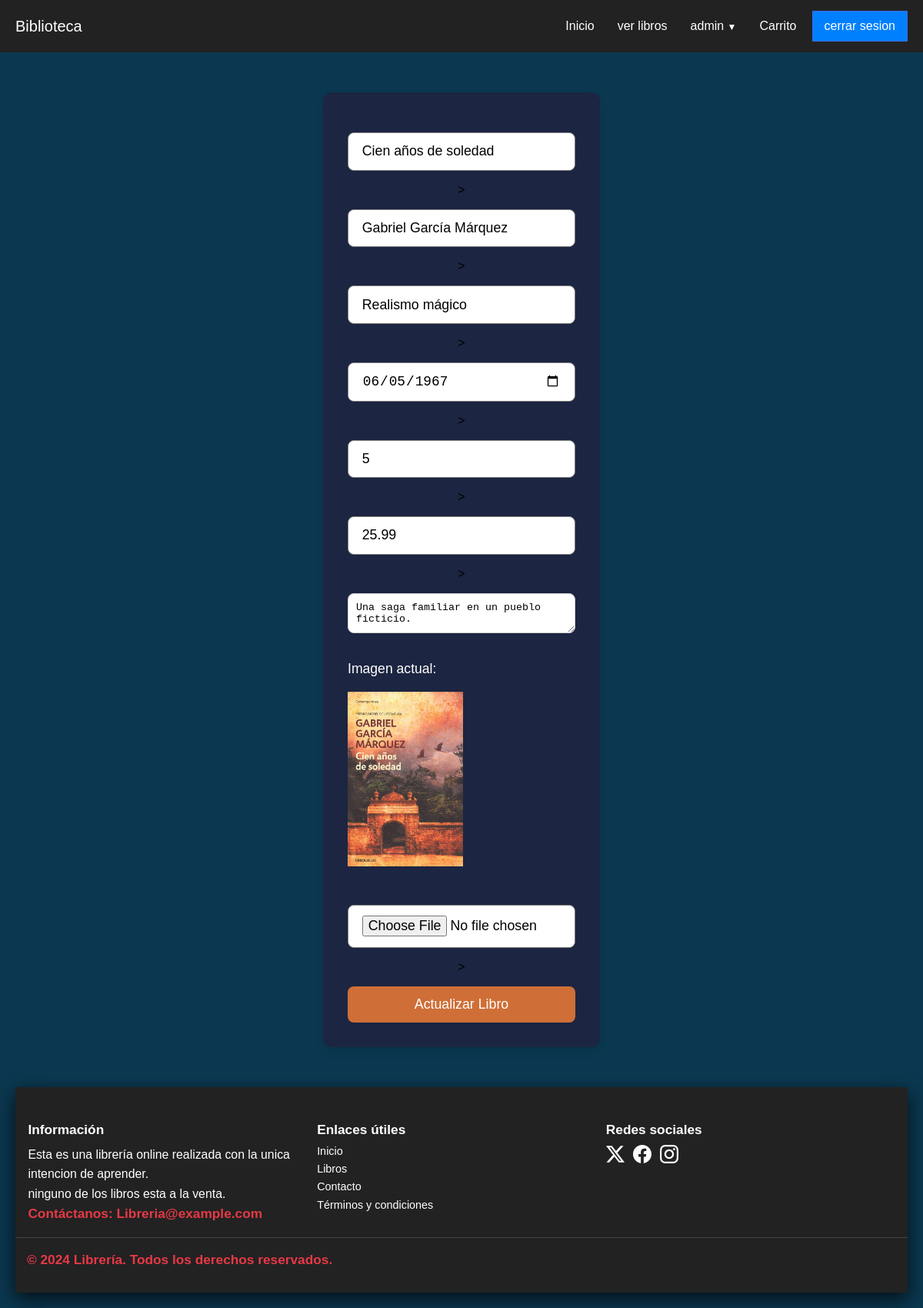
Page /editarlibro/2 (signed in) on the earlier database version.
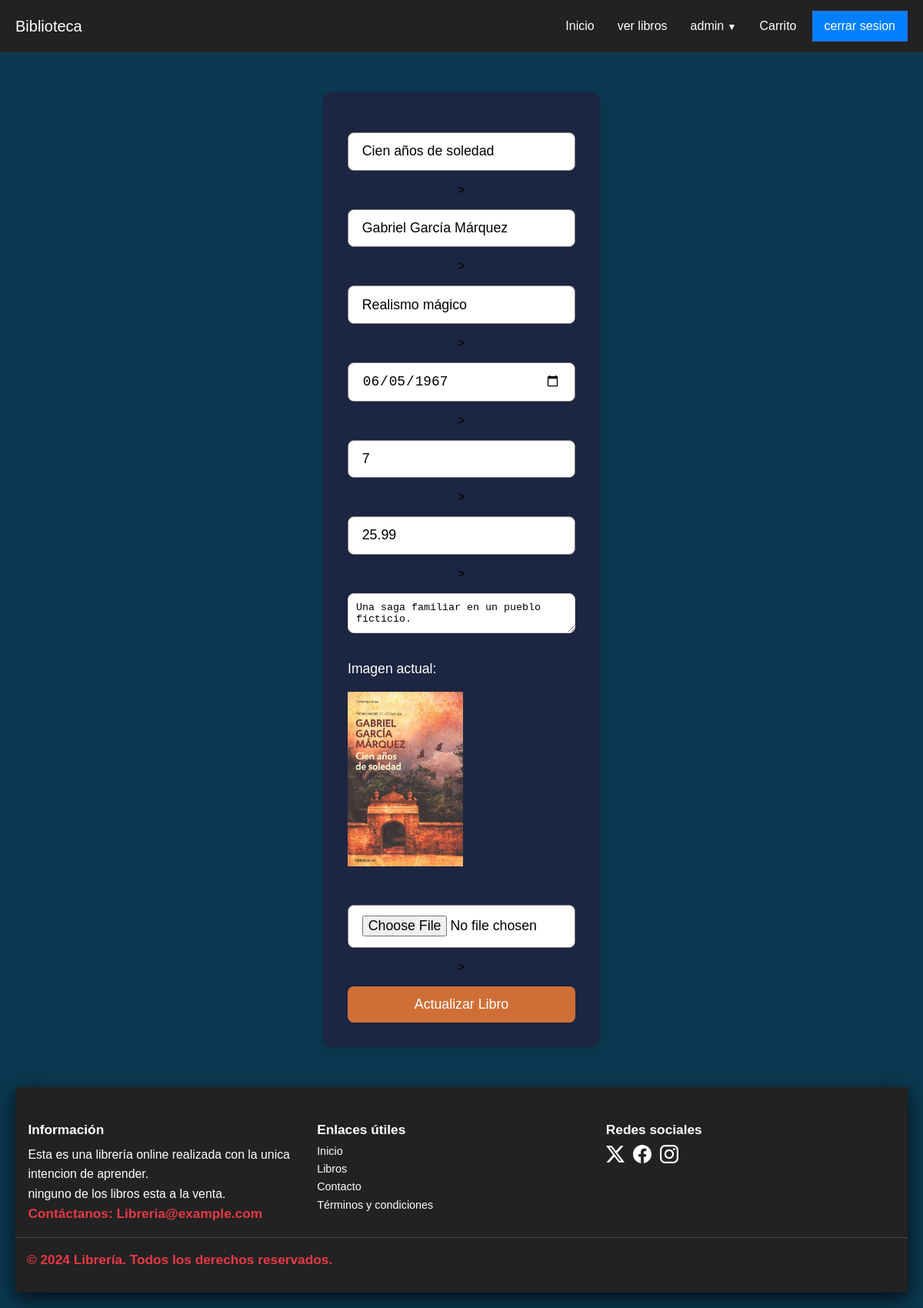
Same page on the later database version.
### models/controladordatabase.py (models this page shows, shortened)
class Libros(db.Model):
    __tablename__ = 'Libros'
    id = db.Column(db.Integer, primary_key=True)
    titulo = db.Column(db.String(100), nullable=False)
    autor = db.Column(db.String(100), nullable=False)
    genero = db.Column(db.String(100), nullable=False)
    descripcion = db.Column(db.Text, nullable=True)
    fecha_emision = db.Column(db.Text, nullable=False, default=date.today)
    stock = db.Column(db.Integer, nullable=False)
    precio = db.Column(db.Float, nullable=False)
    img = db.Column(db.String(200), nullable=True, default="sinimagen.jpg")
    prestamos = db.relationship('Prestamo', backref='libro', lazy=True)

### routes/libros.py (the view, shortened to what this page needs)
@libros.route('/editarlibro/<int:id>', methods=['POST', 'GET'])
@admin_required
def editarlibro(id):
    libro = Libros.query.get(id)
    return render_template('libros/editarlibro.html', libro=libro)

### routes/login.py (called while the page is built)
def admin_required(f):
    @wraps(f)
    def decorated_function(*args, **kwargs):
        if "nombre" not in session:
            flash("Acceso denegado: Debes iniciar sesión.")
            return redirect(url_for('user.index_login'))
        if session.get('rol') != 'admin':
            flash("Acceso denegado: Se requiere rol de administrador.")
            return redirect(url_for('libros.bienvenida'))
        return f(*args, **kwargs)
    return decorated_function

### templates/libros/editarlibro.html
{% extends 'layout.html' %}
{% block content %}
<main  class="login-container flexbox-col">
    <form action="{{ url_for('libros.editarlibro', id=libro.id) }}" method="post" enctype="multipart/form-data">
        <input type="text" name="nombre_libro" value="{{ libro.titulo }}" placeholder="Nombre del libro"class="input_field">><br>
        <input type="text" name="autor" value="{{ libro.autor }}" placeholder="Autor"class="input_field">><br>
        <input type="text" name="genero" value="{{ libro.genero }}" placeholder="Genero"class="input_field">><br>
        <input type="date" name="fecha_creacion" value="{{ libro.fecha_emision }}"class="input_field">><br>
        <input type="number" name="stock" value="{{ libro.stock }}" placeholder="Stock"class="input_field">><br>
        <input type="number" name="precio" value="{{ libro.precio }}" placeholder="Precio"class="input_field">><br>
        <textarea name="descripcion" style="border-radius: 8px;">{{ libro.descripcion }}</textarea>
        <p>Imagen actual:</p>
        <img src="{{ url_for('static', filename='img/' ~ libro.img) }}" alt="{{ libro.titulo }}" width="150px"><br>
        <input type="file" name="imagen"class="input_field">><br>
        <button type="submit"class="btm_log">Actualizar Libro</button>
    </form>
</main>
{% endblock %}

Differences in the rows shown:
changed Libros "Cien años de soledad": stock "5" → "7"
